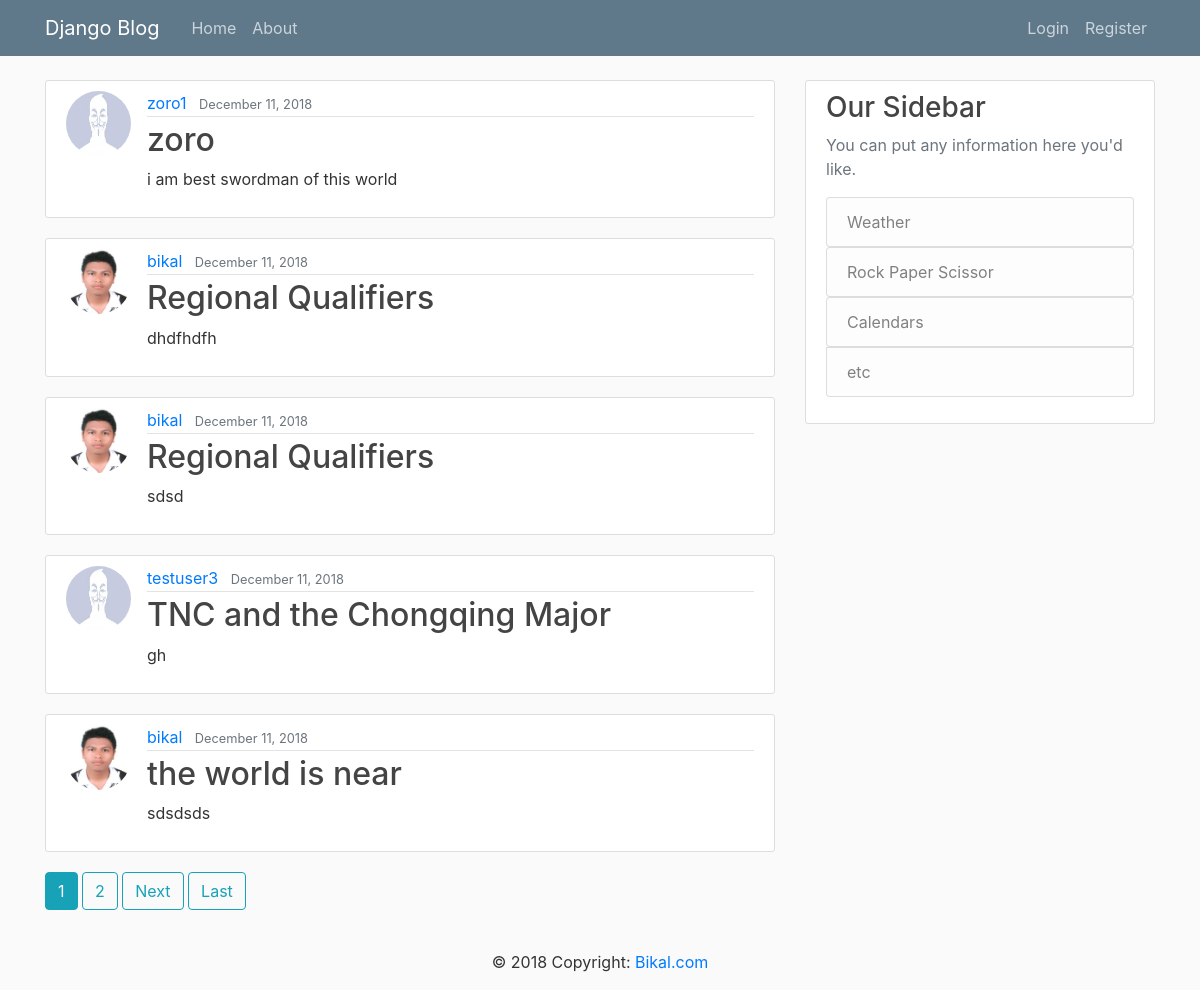
The page / on the database its author committed.
### blog/models.py (models this page shows, shortened)
class Post(models.Model):
    title = models.CharField(max_length=100)
    content = models.TextField()
    date_posted = models.DateTimeField(default=timezone.now)
    author = models.ForeignKey(User, on_delete=models.CASCADE)

### users/models.py (models this page shows, shortened)
class Profile(models.Model):
    user = models.OneToOneField(User, on_delete=models.CASCADE)
    image = models.ImageField(default='default.jpg', upload_to='profile_pics')

### blog/views.py (the view)
# urls.py: path('', PostListView.as_view(), name='blog-home'),
class PostListView(ListView):
    model = Post
    template_name = 'blog/home.html'  # <app>/<model>_<viewtype>.html
    context_object_name = 'posts'
    ordering = ['-date_posted']
    paginate_by = 5

### blog/templates/blog/home.html (shortened to what this page needs)
{% extends "blog/base.html" %}
{% block content %}
    {% for post in posts %}
        <article class="media content-section">
          <img class="rounded-circle article-img" src="{{ post.author.profile.image.url }}">
          <div class="media-body">
            <div class="article-metadata">
              <a class="mr-2" href="#">{{ post.author }}</a>
              <small class="text-muted">{{ post.date_posted|date:"F d, Y" }}</small>
            </div>
            <h2><a class="article-title" href="{% url 'post-detail' post.id %}">{{ post.title }}</a></h2>
            <p class="article-content">{{ post.content }}</p>
          </div>
        </article>
    {% endfor %}
    {% if is_paginated %}
    {% for num in page_obj.paginator.page_range %}
      {% if page_obj.number == num %}
        <a class="btn btn-info mb-4" href="?page={{ num }}">{{ num }}</a>
      {% elif num > page_obj.number|add:'-3' and num < page_obj.number|add:'3' %}
        <a class="btn btn-outline-info mb-4" href="?page={{ num }}">{{ num }}</a>
      {% endif %}
    {% endfor %}
    {% if page_obj.has_next %}
      <a class="btn btn-outline-info mb-4" href="?page={{ page_obj.next_page_number }}">Next</a>
      <a class="btn btn-outline-info mb-4" href="?page={{ page_obj.paginator.num_pages }}">Last</a>
    {% endif %}
  {% endif %}
{% endblock content %}

### blog/templates/blog/base.html (shortened to what this page needs)
{% load static %}
<!DOCTYPE html>
<html>
<head>
    <link rel="stylesheet" href="https://maxcdn.bootstrapcdn.com/bootstrap/4.0.0/css/bootstrap.min.css">
    <link rel="stylesheet" type="text/css" href="{% static 'blog/main.css' %}">
</head>
<body>
    <header class="site-header">
      <nav class="navbar navbar-expand-md navbar-dark bg-steel fixed-top">
        <div class="container">
          <a class="navbar-brand mr-4" href="{% url 'blog-home' %}">Django Blog</a>
          <div class="collapse navbar-collapse" id="navbarToggle">
            <div class="navbar-nav mr-auto">
              <a class="nav-item nav-link" href="{% url 'blog-home' %}">Home</a>
              <a class="nav-item nav-link" href="{% url 'blog-about' %}">About</a>
            </div>
            <div class="navbar-nav">
              {% if user.is_authenticated %}
                <a class="nav-item nav-link" href="{% url 'post-create' %}">New Post</a>
                <a class="nav-item nav-link" href="{% url 'profile' %}">Profile</a>
                <a class="nav-item nav-link" href="{% url 'logout' %}">Logout</a>
              {% else %}
                <a class="nav-item nav-link" href="{% url 'login' %}">Login</a>
                <a class="nav-item nav-link" href="{% url 'register' %}">Register</a>
              {% endif %}
            </div>
          </div>
        </div>
      </nav>
    </header>
    <main role="main" class="container">
      <div class="row">
        <div class="col-md-8">
          {% block content %}{% endblock %}
        </div>
        <div class="col-md-4">
          <div class="content-section">
            <h3>Our Sidebar</h3>
            <p class='text-muted'>You can put any information here you'd like.
              <ul class="list-group">
              <a href="{% url 'weather' %} "> <li class="list-group-item list-group-item-light">Weather</li></a>
              <a href="{% url 'rps' %} "> <li class="list-group-item list-group-item-light">Rock Paper Scissor</li></a>
              <a href="{% url 'calendars' %} "> <li class="list-group-item list-group-item-light">Calendars</li></a>
                <li class="list-group-item list-group-item-light">etc</li>
              </ul>
            </p>
          </div>
        </div>
      </div>
    </main>
<footer class="page-footer font-small blue">
  <div class="footer-copyright text-center py-3">© 2018 Copyright:
    <a href="https://www.google.com"> Bikal.com</a>
  </div>
</footer>
</body>
</html>

### blog/static/blog/main.css (style rules this page uses)
body { background: #fafafa; color: #333333; margin-top: 5rem; }
h1, h2, h3, h4, h5, h6 { color: #444444; }
ul { margin: 0; }
.bg-steel { background-color: #5f788a; }
.site-header .navbar-nav .nav-link { color: #cbd5db; }
.content-section { background: #ffffff; padding: 10px 20px; border: 1px solid #dddddd; border-radius: 3px; margin-bottom: 20px; }
.article-title { color: #444444; }
.article-content { white-space: pre-line; }
.article-img { height: 65px; width: 65px; margin-right: 16px; }
.article-metadata { padding-bottom: 1px; margin-bottom: 4px; border-bottom: 1px solid #e3e3e3 }

### rows shown on the page
Post: author.profile.image (placeholder picture), author "zoro1", date_posted "December 11, 2018", title "zoro", content "i am best swordman of this world"
Post: author.profile.image (picture), author "bikal", date_posted "December 11, 2018", title "Regional Qualifiers", content "dhdfhdfh"
Post: author.profile.image (picture), author "bikal", date_posted "December 11, 2018", title "Regional Qualifiers", content "sdsd"
Post: author.profile.image (placeholder picture), author "testuser3", date_posted "December 11, 2018", title "TNC and the Chongqing Major", content "gh"
Post: author.profile.image (picture), author "bikal", date_posted "December 11, 2018", title "the world is near", content "sdsdsds"

### other values the page prints
{{ num }} "1"
{{ num }} "2"
